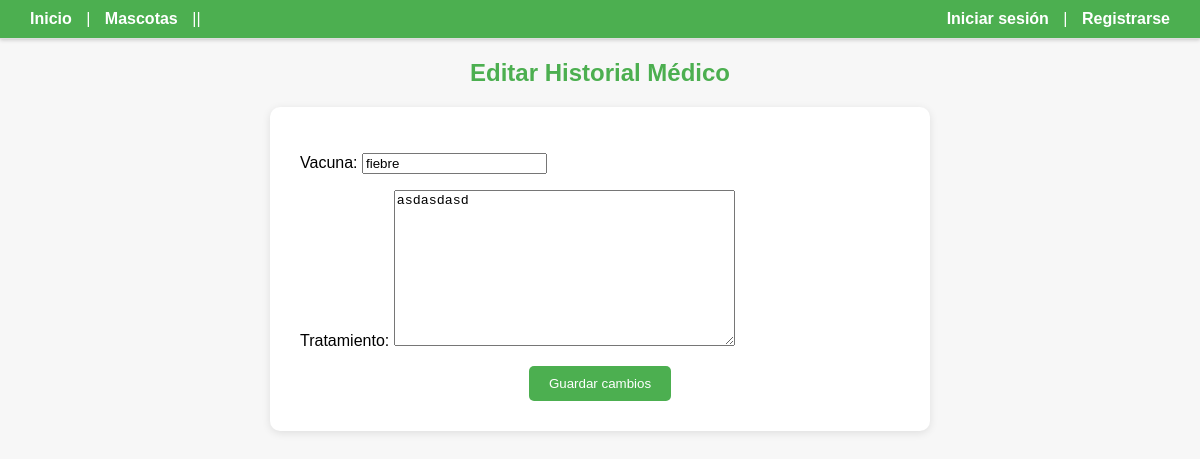
Before: /historial/editar/1/ with the older database file.
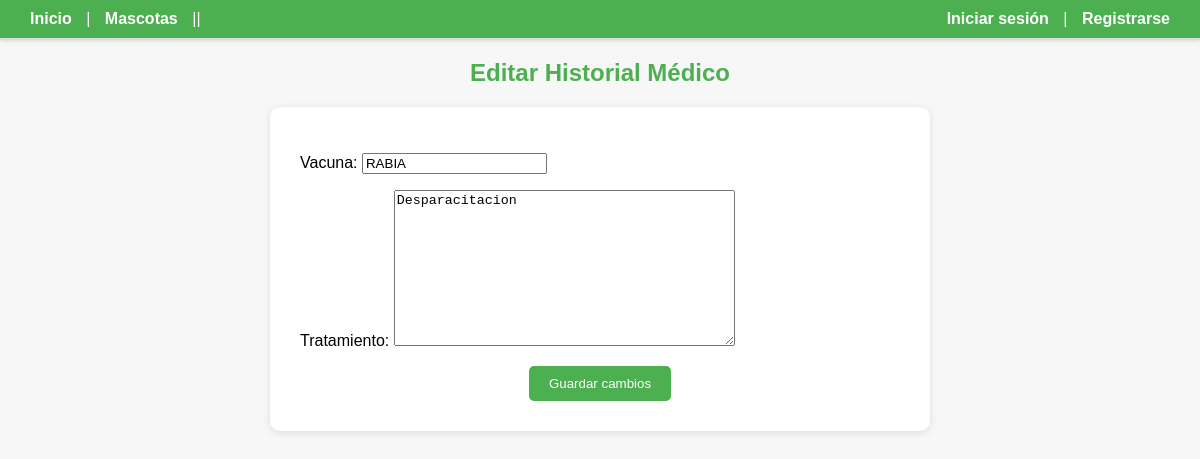
After: the same page with the newer database file.
### Mascota/models.py (models this page shows)
class Historial_medico(models.Model):
    id = models.IntegerField(primary_key=True)
    mascota_id = models.ForeignKey(Mascota, on_delete=models.CASCADE)
    fecha = models.DateTimeField(auto_now_add=True)
    vacuna = models.CharField(max_length=100)
    tratamiento = models.TextField(max_length=100)

### Mascota/views.py (the view)
# urls.py: path('historial/editar/<int:pk>/', views.editar_historial, name='editar_historial'),
def editar_historial(request, pk):
    historial = get_object_or_404(Historial_medico, pk=pk)
    if request.method == 'POST':
        form = HistorialForm(request.POST, instance=historial)
        if form.is_valid():
            form.save()
            return redirect('mascota', mascota_id=historial.mascota_id.id)
    else:
        form = HistorialForm(instance=historial)
    return render(request, 'Mascota/editar_historial.html', {'form': form})

### Mascota/forms.py
class HistorialForm(forms.ModelForm):
    class Meta:
        model = Historial_medico
        fields = ['vacuna', 'tratamiento']

### Mascota/templates/Mascota/editar_historial.html (shortened to what this page needs)
{% extends 'pagina/base.html' %}
{% block content %}
  <h2 style="text-align: center; color: #4CAF50; margin-top: 20px;">Editar Historial Médico</h2>
  <div style="max-width: 600px; margin: 0 auto; background: white; padding: 30px; border-radius: 10px; box-shadow: 0 2px 8px rgba(0,0,0,0.1); margin-top: 20px;">
    <form method="post">
      <div style="margin-bottom: 15px;">
        {{ form.as_p }}
      </div>
      <div style="text-align: center;">
        <button type="submit" style="padding: 10px 20px; background-color: #4CAF50; color: white; border: none; border-radius: 5px; cursor: pointer;">
          Guardar cambios
        </button>
      </div>
    </form>
  </div>
{% endblock %}

Changed rows visible on the page:
changed Historial_medico: vacuna "fiebre" → "RABIA"; tratamiento "asdasdasd" → "Desparacitacion"
